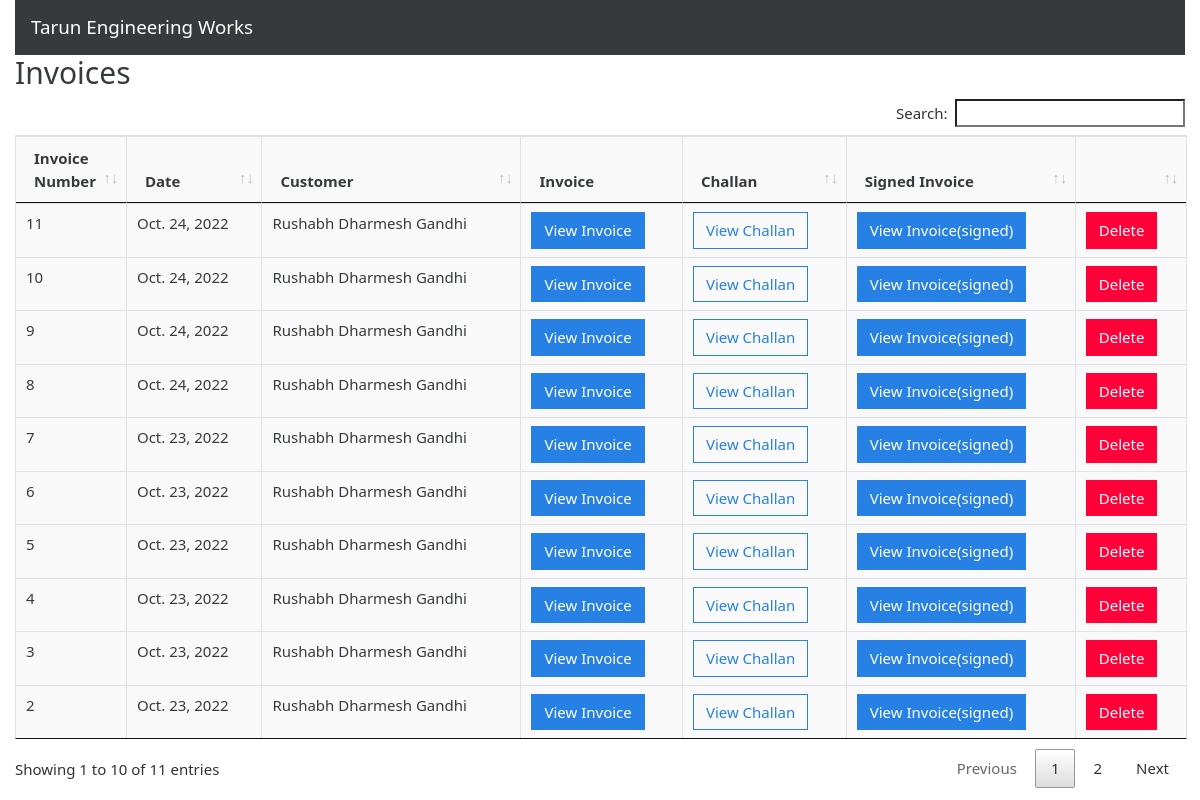
Page /invoices on the earlier database version.
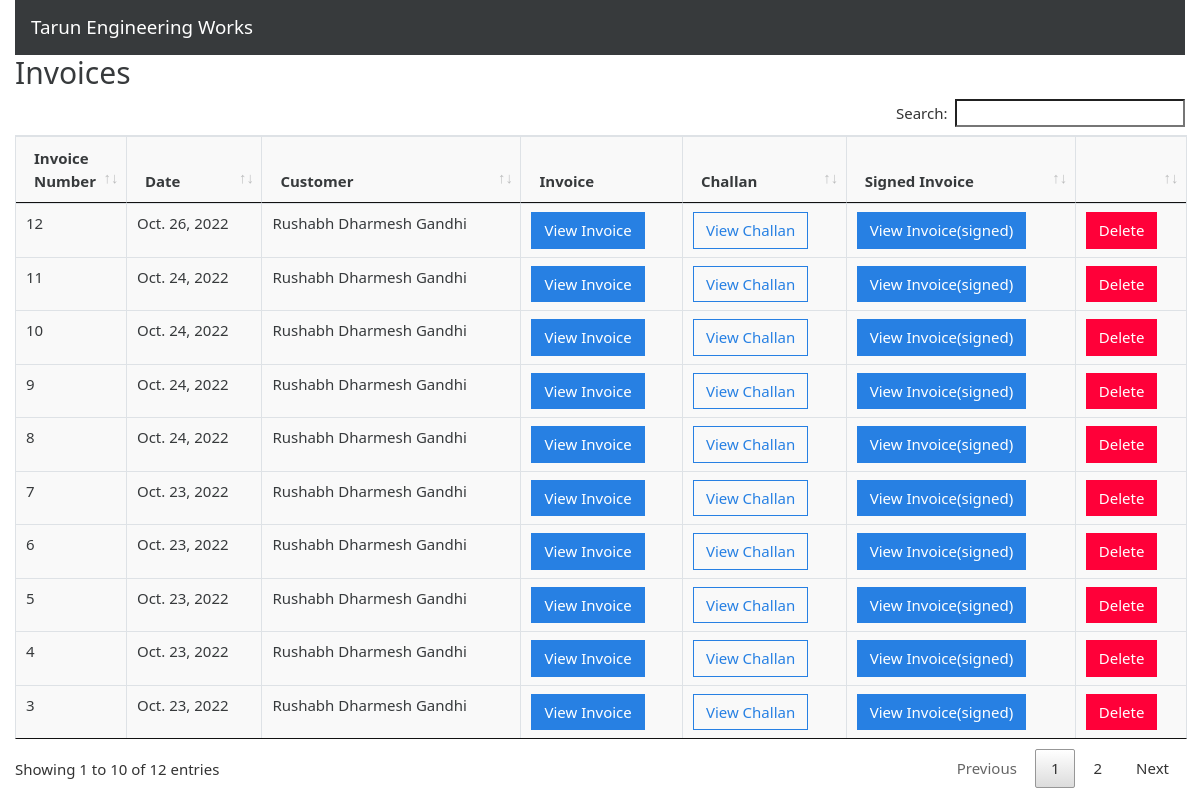
Same page on the later database version.
### gstbillingapp/models.py (models this page shows, shortened)
class Invoice(models.Model):
    invoice_number = models.IntegerField()
    invoice_date = models.DateField()
    order_date = models.DateField(default=datetime.now())
    invoice_customer = models.ForeignKey(
        'Customer',
        on_delete=models.SET_NULL,
        null=True
    )
    invoice_json = models.TextField()

class Customer(models.Model):
    customer_name = models.CharField(max_length=200)
    customer_address = models.TextField(max_length=600, blank=True, null=True)
    customer_gst = models.CharField(max_length=15, blank=True, null=True)
    def __str__(self):
        return self.customer_name

### gstbillingapp/views.py (the view)
# urls.py: path('invoices', views.invoices, name='invoices'),
def invoices(request):
    context = {}
    context['invoices'] = Invoice.objects.all().order_by('-id')
    return render(request, 'gstbillingapp/invoices.html', context)

### gstbillingapp/templates/gstbillingapp/invoices.html (shortened to what this page needs)
{% extends "gstbillingapp/base.html" %}
{% load static %}
{% block content %}
		<h2>Invoices</h2>
		<table class="table table-bordered" id="invoice-table">
		<thead>
			<tr>
				<th>Invoice Number</th>
				<th>Date</th>
				<th>Customer</th>
				<th>Invoice</th>
				<th>Challan</th>
				<th>Signed Invoice</th>
				<th></th>
			</tr>
		</thead>
		<tbody class=" ">
			{% for invoice in invoices %}
			<tr>
 				<td width="1%">{{invoice.invoice_number}}</td>
 				<td>{{invoice.invoice_date}}</td>
 				<td>{{invoice.invoice_customer}}</td>
				 <td >  <a href="{% url 'invoice_viewer' invoice.id %}"><button type="button" class="btn btn-primary">View Invoice</button></a> </a></td>
				 <td >  <a href="{% url 'challan_viewer' invoice.id %}"><button type="button" class="btn btn-outline-primary">View Challan</button></a> </a></td>
				 <td >  <a href="{% url 'invoice_scanned' invoice.id %}"><button type="button" class="btn btn-primary">View Invoice(signed)</button></a> </a></td>
				 <td><button type="button" class="btn btn-danger" data-toggle="modal" data-target="#invoiceDeleteModal" data-invoice-id="{{invoice.id}}" data-invoice-number="{{invoice.invoice_number}}, for {{invoice.invoice_customer}}">Delete</button></td>
			</tr>
			{% endfor %}
		</tbody>
		</table>
{% endblock %}

Differences in the rows shown:
no longer on this page (row unchanged): Invoice: invoice_number "2", invoice_date "Oct. 23, 2022", invoice_customer "Rushabh Dharmesh Gandhi"
added Invoice: invoice_number "12", invoice_date "Oct. 26, 2022", invoice_customer "Rushabh Dharmesh Gandhi"
Other differences:
text written by a page script: "Search: Showing 1 to 10 of 11 entries Previous 1 2 Next" → "Search: Showing 1 to 10 of 12 entries Previous 1 2 Next"
